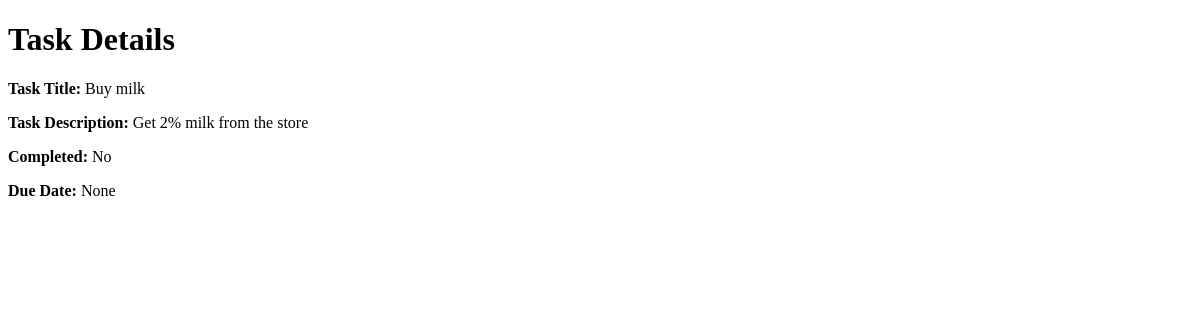
The app's page /tasks/1/, older data.
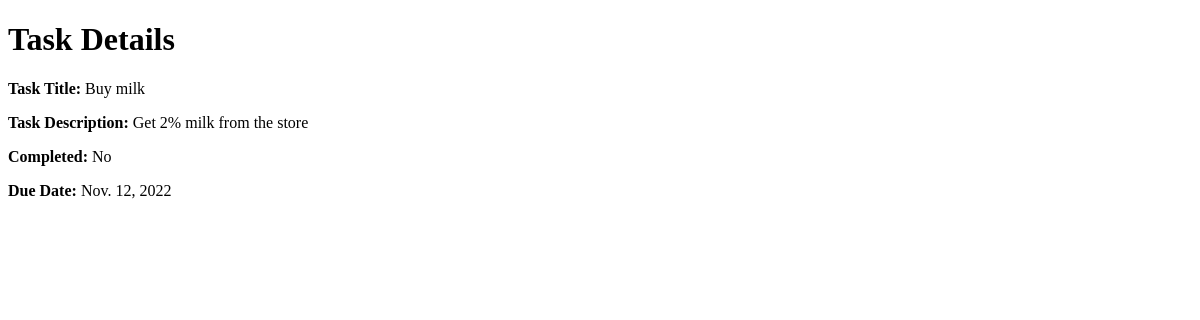
The same page, newer data.
### todo_app/models.py (models this page shows)
class Task(models.Model):
    title = models.CharField(max_length=200)
    description = models.TextField()
    completed = models.BooleanField(default=False)
    created_at = models.DateTimeField(auto_now_add=True)
    due_date = models.DateField(blank=True, null=True)

### todo_app/views.py (the view)
# urls.py: path("<int:pk>/", views.task, name="task_details"),
def task(request, pk):
    task = Task.objects.get(pk=pk)
    return render(request, "task_details.html", {"task": task})

### todo_app/templates/task_details.html
{% extends "base.html" %}
{% block content %}
<h1>Task Details</h1>
<p><strong> Task Title:</strong> {{ task.title }}</p>
<p><strong> Task Description:</strong> {{ task.description }}</p>
<p><strong> Completed:</strong>{% if task.completed is False %} No {% else %} Yes {% endif %}</p>
<p><strong> Due Date:</strong> {{ task.due_date }}</p>
{% endblock %}

Row changes from the older to the newer data that the page shows:
changed Task "Buy milk": due_date "None" → "Nov. 12, 2022"
